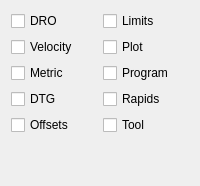
          <widget class="QWidget" name="tab_7">
           <attribute name="title">
            <string>Settings</string>
           </attribute>
           <layout class="QGridLayout" name="gridLayout_17">
            <item row="0" column="1">
             <widget class="QCheckBox" name="view_limits_cb">
              <property name="text">
               <string>Limits</string>
              </property>
             </widget>
            </item>
            <item row="2" column="0">
             <widget class="QCheckBox" name="view_metric_units_cb">
              <property name="text">
               <string>Metric</string>
              </property>
             </widget>
            </item>
            <item row="1" column="0">
             <widget class="QCheckBox" name="view_velocity_cb">
              <property name="text">
               <string>Velocity</string>
              </property>
             </widget>
            </item>
            <item row="5" column="0">
             <spacer name="verticalSpacer">
              <property name="orientation">
               <enum>Qt::Vertical</enum>
              </property>
              <property name="sizeHint" stdset="0">
               <size>
                <width>20</width>
                <height>40</height>
               </size>
              </property>
             </spacer>
            </item>
            <item row="0" column="0">
             <widget class="QCheckBox" name="view_dro_cb">
              <property name="text">
               <string>DRO</string>
              </property>
             </widget>
            </item>
            <item row="3" column="0">
             <widget class="QCheckBox" name="view_dtg_cb">
              <property name="text">
               <string>DTG</string>
              </property>
             </widget>
            </item>
            <item row="1" column="1">
             <widget class="QCheckBox" name="view_live_plot_cb">
              <property name="text">
               <string>Plot</string>
              </property>
             </widget>
            </item>
            <item row="4" column="0">
             <widget class="QCheckBox" name="view_offsets_cb">
              <property name="text">
               <string>Offsets</string>
              </property>
             </widget>
            </item>
            <item row="2" column="1">
             <widget class="QCheckBox" name="view_program_cb">
              <property name="text">
               <string>Program</string>
              </property>
             </widget>
            </item>
            <item row="3" column="1">
             <widget class="QCheckBox" name="view_rapids_cb">
              <property name="text">
               <string>Rapids</string>
              </property>
             </widget>
            </item>
            <item row="4" column="1">
             <widget class="QCheckBox" name="view_tool_cb">
              <property name="text">
               <string>Tool</string>
              </property>
             </widget>
            </item>
           </layout>
          </widget>
